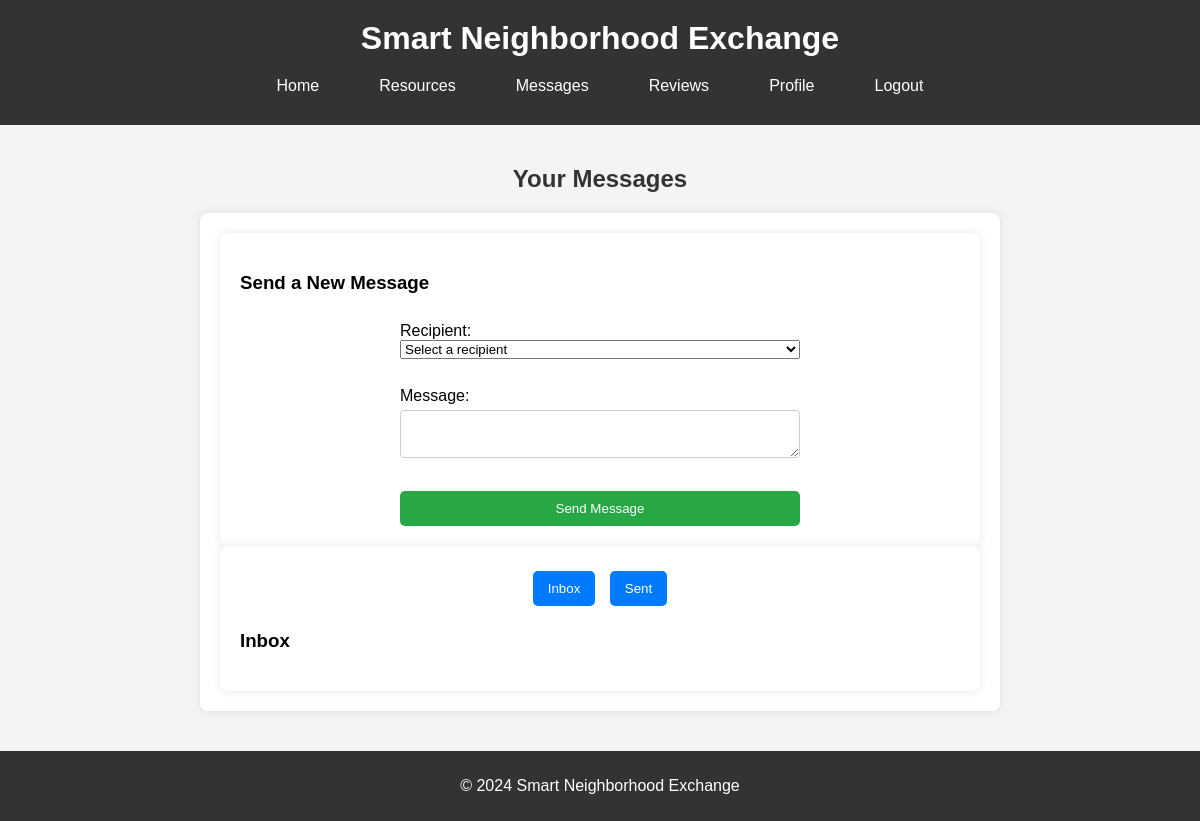
The app's page /messages (signed in), older data.
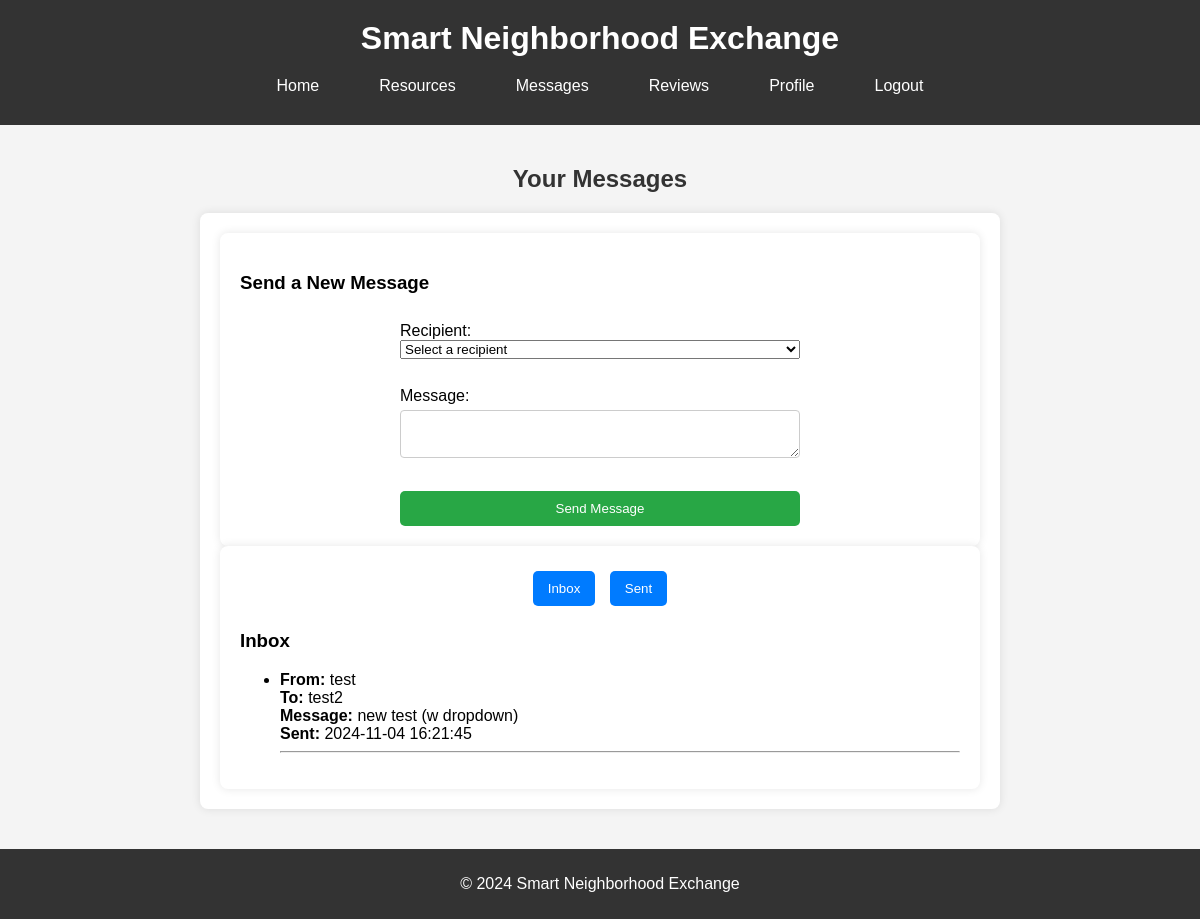
The same page, newer data.
### tables this page shows
CREATE TABLE Messages (
    message_id INTEGER PRIMARY KEY AUTOINCREMENT,
    sender_id INTEGER,
    receiver_id INTEGER,
    content TEXT NOT NULL,
    timestamp TEXT NOT NULL,
    FOREIGN KEY (sender_id) REFERENCES Users(user_id),
    FOREIGN KEY (receiver_id) REFERENCES Users(user_id)
);

CREATE TABLE Users (
    user_id INTEGER PRIMARY KEY AUTOINCREMENT,
    name TEXT NOT NULL,
    email TEXT NOT NULL UNIQUE,
    password TEXT NOT NULL,
    profile_image TEXT,
    location TEXT
);

### app.py (the view, shortened to what this page needs)
@app.route('/messages', methods=['GET', 'POST'])
def messages():
    if 'user_id' not in session:
        flash('Please log in to access your messages', 'error')
        return redirect(url_for('login'))
    conn = get_db_connection()
    inbox_messages = conn.execute('''
        SELECT Messages.*, sender.name AS sender_name, receiver.name AS receiver_name
        FROM Messages
        JOIN Users AS sender ON Messages.sender_id = sender.user_id
        JOIN Users AS receiver ON Messages.receiver_id = receiver.user_id
        WHERE Messages.receiver_id = ?
    ''', (session['user_id'],)).fetchall()
    sent_messages = conn.execute('''
        SELECT Messages.*, sender.name AS sender_name, receiver.name AS receiver_name
        FROM Messages
        JOIN Users AS sender ON Messages.sender_id = sender.user_id
        JOIN Users AS receiver ON Messages.receiver_id = receiver.user_id
        WHERE Messages.sender_id = ?
    ''', (session['user_id'],)).fetchall()
    users = conn.execute('SELECT user_id, name FROM Users WHERE user_id != ?', (session['user_id'],)).fetchall()
    conn.close()
    return render_template('messages.html', inbox_messages=inbox_messages, sent_messages=sent_messages, users=users)

### app.py (called while the page is built)
def get_db_connection():
    conn = sqlite3.connect('exchange.db')
    conn.row_factory = sqlite3.Row
    return conn

### templates/messages.html (shortened to what this page needs)
{% extends 'layout.html' %}
{% block content_title %}Your Messages{% endblock %}
{% block content %}
    <div class="send-message-form">
        <h3>Send a New Message</h3>
        <form method="POST" action="{{ url_for('messages') }}">
            <label for="receiver_id">Recipient:</label>
            <select name="receiver_id" required>
                <option value="" disabled selected>Select a recipient</option>
            </select><br>
            <label for="content">Message:</label>
            <textarea name="content" required></textarea><br>
            <input type="submit" value="Send Message">
        </form>
    </div>
    <div class="messages-container">
        <div id="inbox" class="inbox" style="display: block;">
            <div class="toggle-buttons">
                <button onclick="showInbox()">Inbox</button>
                <button onclick="showSent()">Sent</button>
            </div>
            <h3>Inbox</h3>
            <ul>
                {% for message in inbox_messages %}
                    <li>
                        <strong>From:</strong> {{ message['sender_name'] }}<br>
                        <strong>To:</strong> {{ message['receiver_name'] }}<br>
                        <strong>Message:</strong> {{ message['content'] }}<br>
                        <strong>Sent:</strong> {{ message['timestamp'] }}
                    </li>
                    <hr>
                {% endfor %}
            </ul>
        </div>
    </div>
{% endblock %}

### templates/layout.html (shortened to what this page needs)
<!DOCTYPE html>
<html lang="en">
<head>
    <link rel="stylesheet" href="{{ url_for('static', filename='style.css') }}">
</head>
<body>
    <header>
        <h1>Smart Neighborhood Exchange</h1>
        <nav>
            <ul class="navbar">
                <li><a href="{{ url_for('index') }}">Home</a></li>
                <li><a href="{{ url_for('resources') }}">Resources</a></li>
                <li><a href="{{ url_for('messages') }}">Messages</a></li>
                <li><a href="{{ url_for('reviews') }}">Reviews</a></li>
                {% if session.get('user_id') %}
                    <li><a href="{{ url_for('profile') }}">Profile</a></li>
                    <li><a href="{{ url_for('logout') }}">Logout</a></li>
                {% else %}
                    <li><a href="{{ url_for('login') }}">Login</a></li>
                    <li><a href="{{ url_for('index') }}">Register</a></li>
                {% endif %}
            </ul>
        </nav>
    </header>
    <main>
        <h2>{% block content_title %}{% endblock %}</h2>
        <section>
            {% block content %}{% endblock %}
        </section>
    </main>
    <footer>
        <p>&copy; 2024 Smart Neighborhood Exchange</p>
    </footer>
</body>
</html>

### static/style.css (style rules this page uses)
body { font-family: Arial, sans-serif; margin: 0; padding: 0; background-color: #f4f4f4; }
header { background-color: #333; color: #fff; padding: 20px 0; text-align: center; }
h1 { margin: 0; }
nav { margin-top: 10px; }
.navbar { list-style-type: none; padding: 0; margin: 0; display: flex; justify-content: center; background-color: #333; }
.navbar li { margin: 0 15px; }
.navbar li a { color: #fff; text-decoration: none; padding: 10px 15px; display: block; }
main { padding: 20px; max-width: 800px; margin: 0 auto; }
h2 { color: #333; text-align: center; }
section { background-color: #fff; padding: 20px; border-radius: 8px; box-shadow: 0px 0px 10px rgba(0, 0, 0, 0.1); }
footer { background-color: #333; color: #fff; text-align: center; padding: 10px 0; position: relative; bottom: 0; width: 100%; margin-top: 20px; }
form { display: flex; flex-direction: column; max-width: 400px; margin: 0 auto; }
label { margin-top: 10px; }
input, textarea { padding: 8px; margin-top: 5px; border-radius: 4px; border: 1px solid #ccc; }
input[type="submit"] { margin-top: 15px; background-color: #28a745; color: white; border: none; padding: 10px; cursor: pointer; border-radius: 5px; }
.messages-container { display: flex; flex-direction: column; gap: 20px; }
.toggle-buttons { text-align: center; margin-bottom: 10px; }
.toggle-buttons button { background-color: #007bff; color: white; padding: 10px 15px; border: none; border-radius: 5px; cursor: pointer; margin: 5px; }
.inbox, .sent { background-color: #fff; padding: 20px; border-radius: 8px; box-shadow: 0px 0px 10px rgba(0, 0, 0, 0.1); }
.send-message-form { background-color: #fff; padding: 20px; border-radius: 8px; box-shadow: 0px 0px 10px rgba(0, 0, 0, 0.1); }

Row changes from the older to the newer data that the page shows:
added Messages: sender_name "test", receiver_name "test2", content "new test (w dropdown)", timestamp "2024-11-04 16:21:45"
